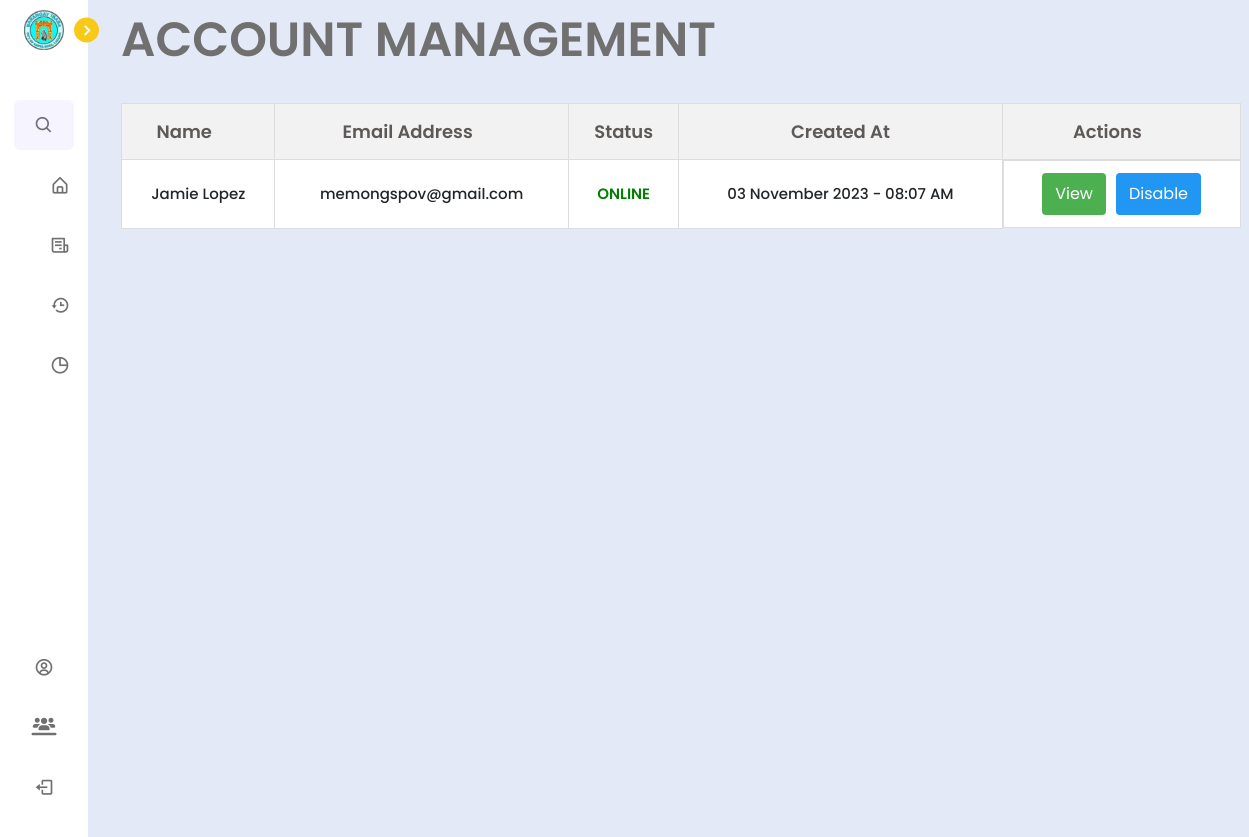
The page /barangay/manage_accounts.php (signed in) on the database as committed earlier.
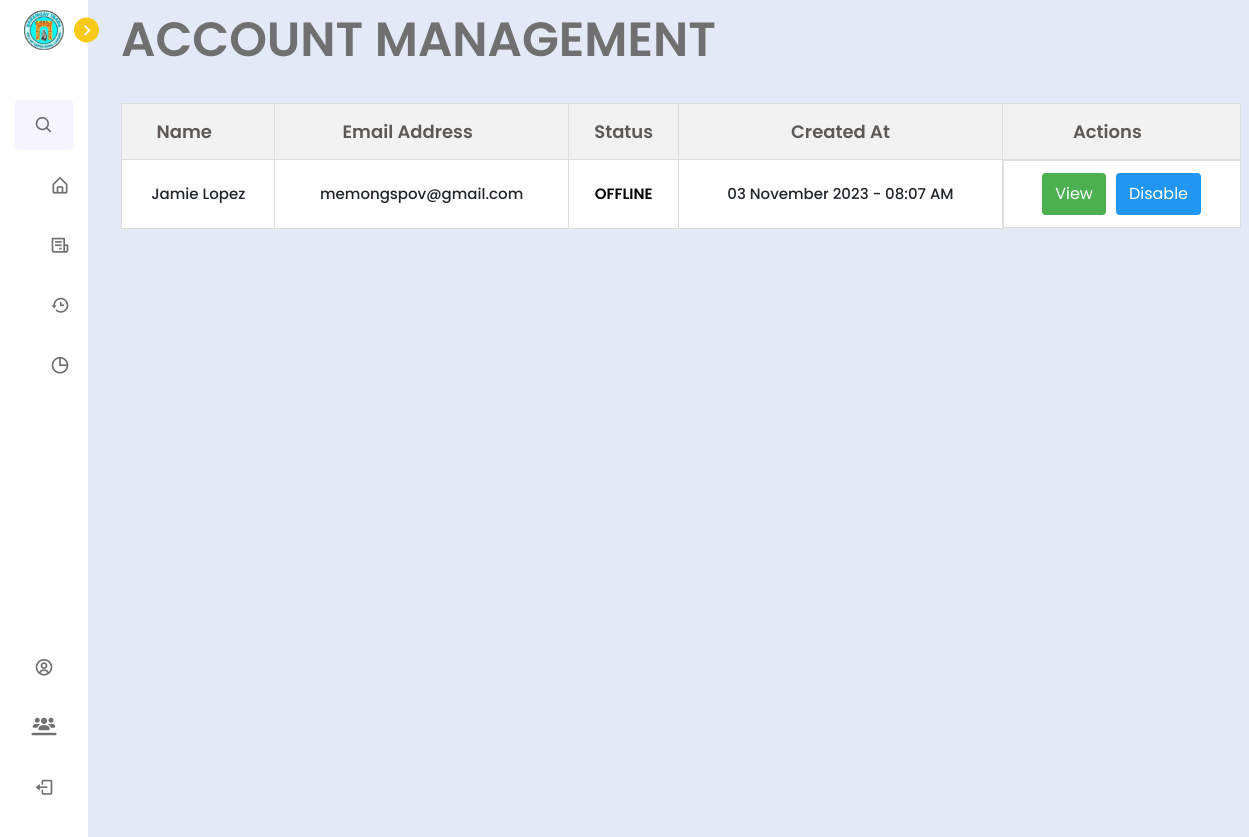
The same page on the database as committed later.
### tables this page shows
CREATE TABLE `lupon_accounts` (
  `lupon_id` int(11) NOT NULL,
  `first_name` varchar(50) NOT NULL,
  `last_name` varchar(50) NOT NULL,
  `email_address` varchar(255) DEFAULT NULL,
  `password` varchar(255) NOT NULL,
  `pb_id` int(11) DEFAULT NULL,
  `signature_image` mediumblob DEFAULT NULL,
  `login_status` varchar(20) NOT NULL DEFAULT 'inactive',
  `timestamp` timestamp NOT NULL DEFAULT current_timestamp(),
  `login_attempts` int(11) NOT NULL DEFAULT 0,
  `last_failed_attempt` datetime DEFAULT NULL
);

### barangay/manage_accounts.php (the view, shortened to what the changed rows need)
<?php
include '../config.php';
$pb_id = $_SESSION['pb_id'];
$query = "SELECT * FROM lupon_accounts WHERE pb_id = '$pb_id'";
$result = mysqli_query($conn, $query);
?>
<!DOCTYPE html>
<html lang="en">
<head>
    <link href='https://unpkg.com/boxicons@2.1.1/css/boxicons.min.css' rel='stylesheet'>
    <link rel="stylesheet" href="https://cdnjs.cloudflare.com/ajax/libs/font-awesome/6.4.2/css/all.min.css" />
    <link rel="stylesheet" href="../node_modules/bootstrap/dist/css/bootstrap.min.css">
    <link rel="stylesheet" href="../css/dilg.css">
    <link rel="stylesheet" href="../css/lupon_home.css">
</head>
<body>
    <section class="home" style="margin-left: -0.3%; margin-top: 3%;">
        <h1 style="margin-left: 4%; margin-top: -2.3%; display: flex; font-size: 48px;">ACCOUNT MANAGEMENT</h1>
        <?php
        if (mysqli_num_rows($result) == 0) {
            echo '<div class="text-box" style="margin-left: 30%;
            margin-top: 15%;
            background: #b9bbb6;
            border-radius: 5px;
            color: #fff;
            font-size: 35px;
            width: 500px;
            padding: 13px 13px;
            text-align: center;
            letter-spacing: 1;
            text-transform: uppercase;">No Registered Lupon Accounts Found</div>';
        } else {
            echo '<table>';
            echo '<thead>';
            echo '<tr>';
            echo '<th>Name</th>';
            echo '<th>Email Address</th>';
            echo '<th style="padding: 13px;">Status</th>';
            echo '<th style="padding: 14px;">Created At</th>';
            echo '<th>Actions</th>';
            echo '</tr>';
            echo '</thead>';
            echo '<tbody>';
            while ($row = mysqli_fetch_assoc($result)) {
                echo '<tr>';
                echo '<td>' . $row['first_name'] . ' ' . $row['last_name'] . '</td>';
                echo '<td>' . $row['email_address'] . '</td>';
                $status = $row['login_status'];
                $displayStatus = ($status == 'active') ? '<span style="color: green; font-weight: 600;">ONLINE</span>' : (($status == 'disabled') ? '<span style="color: #bc1823; font-weight: 600;">DISABLED</span>' : '<span style="color: black; font-weight: 600;">OFFLINE</span>');
                echo '<td>' . $displayStatus . '</td>';
                echo '<td>' . date('d F Y - h:i A', strtotime($row['timestamp'])) . '</td>';
                echo '<td class="actions">';
                echo '<button class="btn view" onclick="showViewPopup(' . $row['lupon_id'] . ')">View</button>';
                if ($status == 'disabled') {
                    echo '<button class="btn activate" onclick="showActivatePopup(' . $row['lupon_id'] . ')">Activate</button>';
                } else {
                    echo '<button class="btn disable" onclick="showDisablePopup(' . $row['lupon_id'] . ')">Disable</button>';
                }
                echo '</td>';
                echo '</tr>';
            }
            echo '</tbody>';
            echo '</table>';
        }
        ?>
    </section>
</body>
</html>

Rows that differ between the two databases and show on the page:
changed lupon_accounts "Jamie": login_status "ONLINE" → "OFFLINE"
